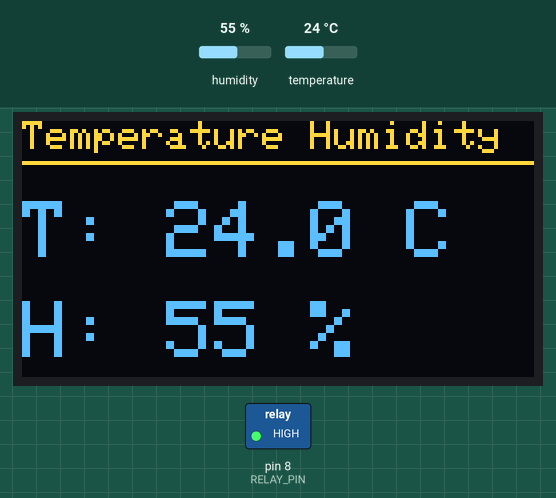
Simulated run of this sketch. Board: Arduino Uno, built with avr-gcc and run on an emulated ATmega328P. Parts: 128×64 one-colour display, switched loads named in the sketch (green lamp = pin HIGH). The test bench sets the inputs (shaded band); at power-on: temperature 24 °C, humidity 55 %. The OLED is the two-colour kind (top 16 rows yellow); what the sketch prints to the serial monitor is not drawn.

Above: at 2.2 s.
2.3 s: temperature set to 29 °C
At 3.7 s:
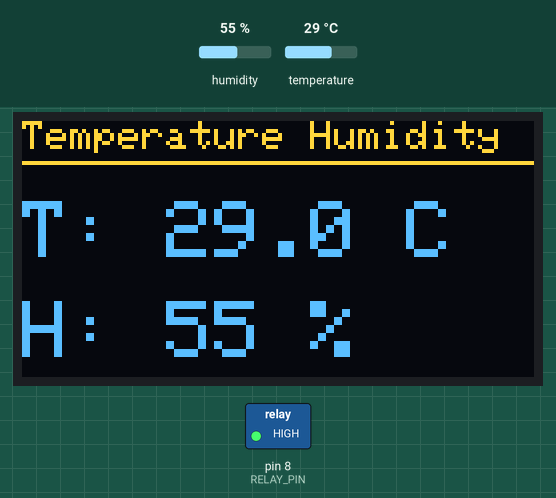
5.2 s: temperature set to 32 °C
At 5.9 s:
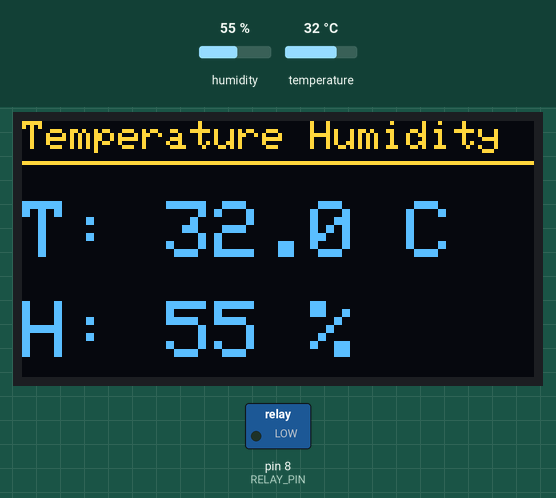
8.1 s: humidity set to 22 %
At 10.4 s:
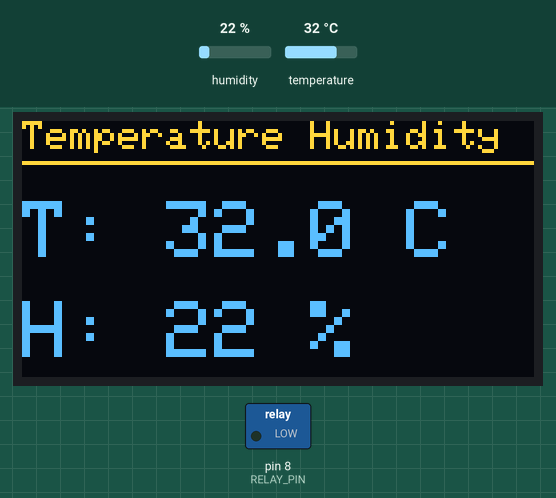
11.2 s: humidity set to 40 %
At 12.6 s:
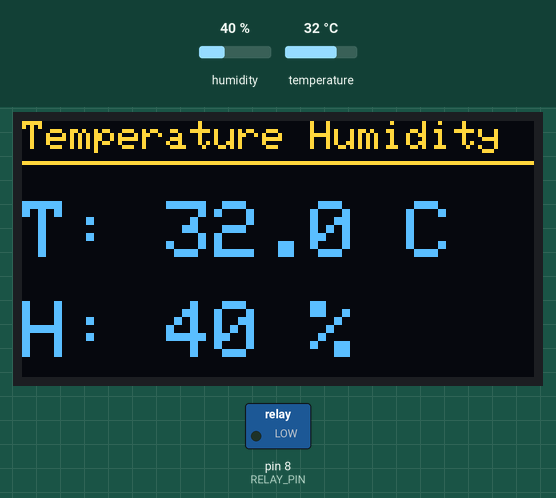
Timing chart, 0 to 14.2 s (numbered marks = the images above; inputs shaded):
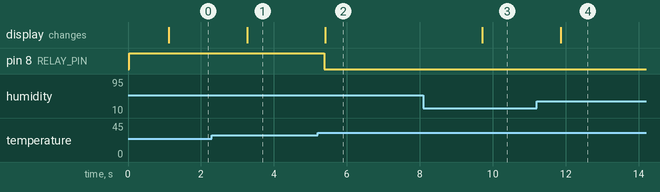

Measured:
- the behaviour switches between 30 and 31 °C on temperature (found by bisection; images 1 and 2)
- after the input at 2.3 s, the display: changes after 0.96 s (image 1)
- after the input at 5.2 s, pin 8 (RELAY_PIN): HIGH → LOW after 0.18 s; the display: changes after 0.21 s (image 2)
- after the input at 8.1 s, the display: changes after 1.6 s (image 3)
- after the input at 11.2 s, the display: changes after 0.66 s (image 4)

The sketch:

DHT11_OLED_TRAINER.ino
```cpp
/*
  Simple DHT11 Temperature & Humidity Monitor with Fan Control
  - Displays temperature and humidity on 0.96" OLED
  - Controls a 220V AC fan via ACTIVE LOW relay when temp > 30°C

  Hardware:
  - Arduino Uno
  - DHT11 temperature/humidity sensor on pin 4
  - 0.96" OLED display (I2C)
  - Active LOW Relay module connected to pin 8
  - 220V AC fan connected to relay
*/

#include <Wire.h>
#include <Adafruit_GFX.h>
#include <Adafruit_SSD1306.h>
#include <DHT.h>

// Define pins
#define DHTPIN 4
#define RELAY_PIN 8
#define DHTTYPE DHT11

// OLED display settings
#define SCREEN_WIDTH 128
#define SCREEN_HEIGHT 64
#define OLED_RESET -1
#define SCREEN_ADDRESS 0x3C

// Initialize objects
Adafruit_SSD1306 display(SCREEN_WIDTH, SCREEN_HEIGHT, &Wire, OLED_RESET);
DHT dht(DHTPIN, DHTTYPE);

// Temperature threshold for fan control
#define TEMP_THRESHOLD 30.0

void setup() {
  Serial.begin(9600);

  // Initialize OLED display
  if (!display.begin(SSD1306_SWITCHCAPVCC, SCREEN_ADDRESS)) {
    Serial.println(F("SSD1306 allocation failed"));
    for (;;)
      ;
  }

  // Initialize DHT sensor
  dht.begin();

  // Set up relay pin
  pinMode(RELAY_PIN, OUTPUT);
  digitalWrite(RELAY_PIN, HIGH);  // For active LOW relay, set HIGH to ensure fan is initially OFF

  // Display startup message
  display.clearDisplay();
  display.setTextSize(2);
  display.setTextColor(SSD1306_WHITE);
  display.setCursor(10, 10);
  display.println(F("TEMP CTRL"));
  display.setTextSize(1);
  display.setCursor(25, 40);
  display.println(F("System Ready"));
  display.display();
  delay(1000);
}

void loop() {
  // Read sensor data
  float humidity = dht.readHumidity();
  float temperature = dht.readTemperature();

  // Check if reading was successful
  if (isnan(humidity) || isnan(temperature)) {
    displayError();
    return;
  }

  // Control fan based on temperature - INVERTED LOGIC for active LOW relay
  if (temperature > TEMP_THRESHOLD) {
    digitalWrite(RELAY_PIN, LOW);  // For active LOW relay, LOW turns the fan ON
  } else {
    digitalWrite(RELAY_PIN, HIGH);  // For active LOW relay, HIGH turns the fan OFF
  }

  // Update display
  updateDisplay(temperature, humidity);

  // Print values to serial monitor
  Serial.print(F("Temperature: "));
  Serial.print(temperature);
  Serial.print(F("°C, Humidity: "));
  Serial.print(humidity);
  Serial.println(F("%"));
  delay(500);  // Update every 0.5 seconds
}

void displayError() {
  display.clearDisplay();
  display.setTextSize(1);
  display.setTextColor(SSD1306_WHITE);
  display.setCursor(0, 0);
  display.println(F("SENSOR ERROR"));
  display.setCursor(0, 20);
  display.println(F("Check connections"));
  display.display();
  delay(1000);
}

void updateDisplay(float temperature, float humidity) {
  display.clearDisplay();

  // Title
  display.setTextSize(1);
  display.setTextColor(SSD1306_WHITE);
  display.setCursor(0, 0);
  display.println(F("Temperature Humidity"));
  display.drawLine(0, 10, SCREEN_WIDTH, 10, SSD1306_WHITE);

  // Temperature
  display.setTextSize(2);
  display.setCursor(0, 20);
  display.print(F("T: "));
  display.print(temperature, 1);
  display.print(F(" C"));

  // Humidity
  display.setCursor(0, 45);
  display.print(F("H: "));
  display.print((int)humidity);
  display.print(F(" %"));

  display.display();
}
```
